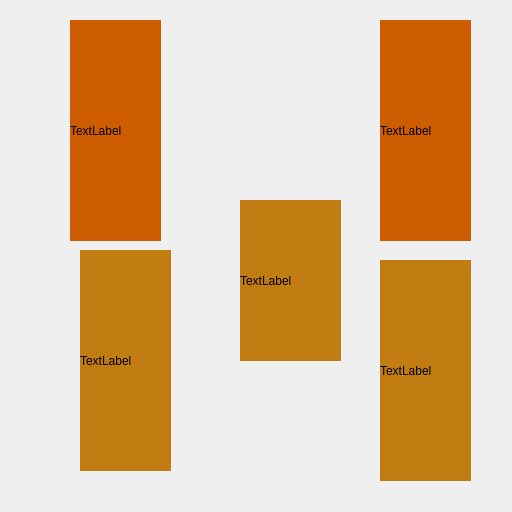
<?xml version="1.0" encoding="UTF-8"?>
<ui version="4.0">
 <class>Widget</class>
 <widget class="QWidget" name="Widget">
  <property name="geometry">
   <rect>
    <x>0</x>
    <y>0</y>
    <width>512</width>
    <height>512</height>
   </rect>
  </property>
  <property name="windowTitle">
   <string>Widget</string>
  </property>
  <widget class="QLabel" name="label">
   <property name="geometry">
    <rect>
     <x>70</x>
     <y>20</y>
     <width>91</width>
     <height>221</height>
    </rect>
   </property>
   <property name="styleSheet">
    <string notr="true">
background-color: rgb(206, 92, 0);</string>
   </property>
   <property name="text">
    <string>TextLabel</string>
   </property>
  </widget>
  <widget class="QLabel" name="label_2">
   <property name="geometry">
    <rect>
     <x>380</x>
     <y>20</y>
     <width>91</width>
     <height>221</height>
    </rect>
   </property>
   <property name="styleSheet">
    <string notr="true">background-color: rgb(206, 92, 0);</string>
   </property>
   <property name="text">
    <string>TextLabel</string>
   </property>
  </widget>
  <widget class="QLabel" name="label_3">
   <property name="geometry">
    <rect>
     <x>80</x>
     <y>250</y>
     <width>91</width>
     <height>221</height>
    </rect>
   </property>
   <property name="styleSheet">
    <string notr="true">background-color: rgb(193, 125, 17);</string>
   </property>
   <property name="text">
    <string>TextLabel</string>
   </property>
  </widget>
  <widget class="QLabel" name="label_4">
   <property name="geometry">
    <rect>
     <x>380</x>
     <y>260</y>
     <width>91</width>
     <height>221</height>
    </rect>
   </property>
   <property name="styleSheet">
    <string notr="true">background-color: rgb(193, 125, 17);</string>
   </property>
   <property name="text">
    <string>TextLabel</string>
   </property>
  </widget>
  <widget class="QLabel" name="label_5">
   <property name="geometry">
    <rect>
     <x>240</x>
     <y>200</y>
     <width>101</width>
     <height>161</height>
    </rect>
   </property>
   <property name="styleSheet">
    <string notr="true">background-color: rgb(193, 125, 17);</string>
   </property>
   <property name="text">
    <string>TextLabel</string>
   </property>
  </widget>
 </widget>
 <layoutdefault spacing="6" margin="11"/>
 <resources/>
 <connections/>
</ui>
